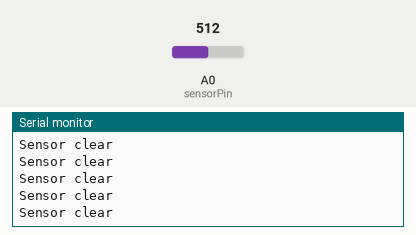
The sketch below on a simulated Arduino Uno, built with avr-gcc and run on an emulated ATmega328P. Parts: the last lines printed to the serial monitor. The inputs (shaded band) are chosen by the test bench; at power-on: A0 (sensorPin) = 512.

Above: at 1.2 s.
1.3 s: A0 (sensorPin) set to 484
At 2.3 s:
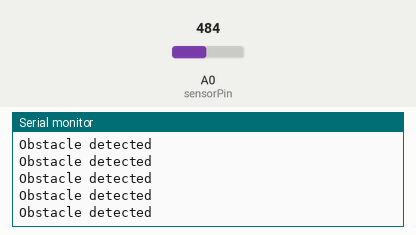
3.2 s: A0 (sensorPin) set to 510
At 3.7 s:
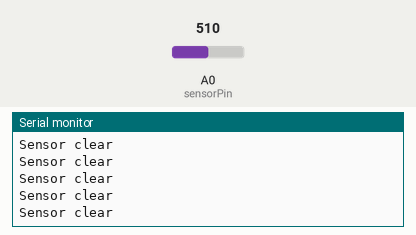
6.2 s: A0 (sensorPin) set to 490
At 6.7 s:
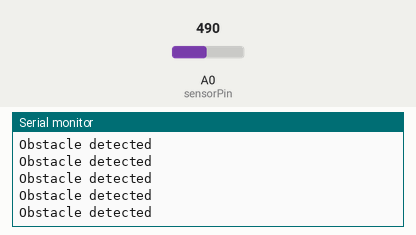
12.2 s: A0 (sensorPin) set to 511
At 12.9 s:
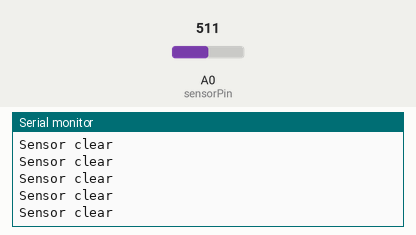

The sketch:

Infared_light_sensor_test_sketch.ino
```cpp
const int sensorPin = A0;
int Infared_sensorVal = 0;

void setup() {
  // put your setup code here, to run once:
  Serial.begin(9600); //Use serial monitor
}

void loop() {
  // put your main code here, to run repeatedly:
 Infared_sensorVal = analogRead (sensorPin);

 if (Infared_sensorVal < 500) { //Change the number here to adjust the sensitivity of your sensor
  Serial.println ("Obstacle detected");
 } else {
  Serial.println ("Sensor clear");
 }
}
```

Measured:
- the behaviour switches between 500 and 499 on A0 (sensorPin) (found by bisection; images 0 and 1)
- after the input at 1.3 s, the serial monitor: prints a new line after 0.07 s (image 1)
- after the input at 12.2 s, the serial monitor: prints a new line after 0.08 s (image 4)
